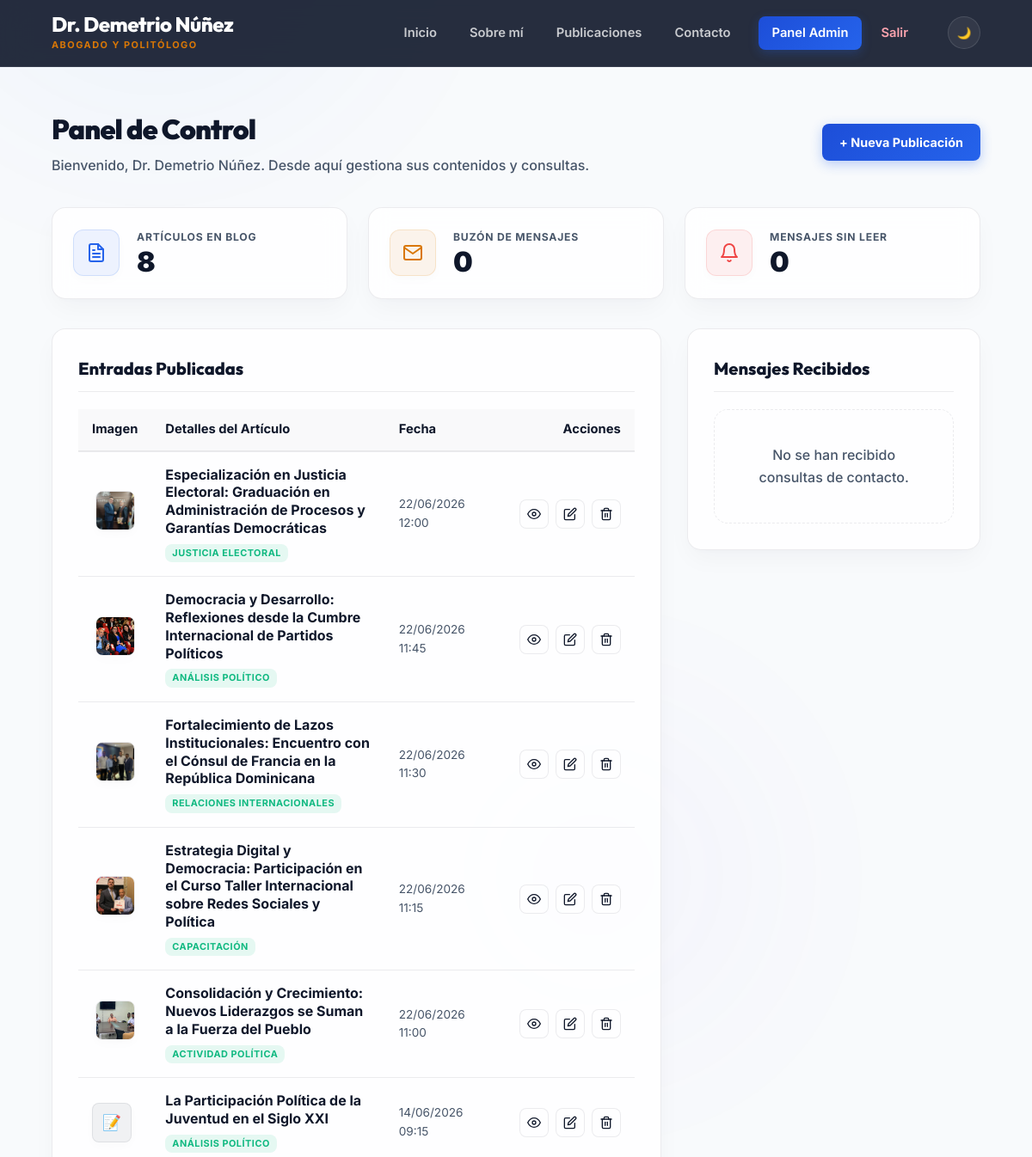
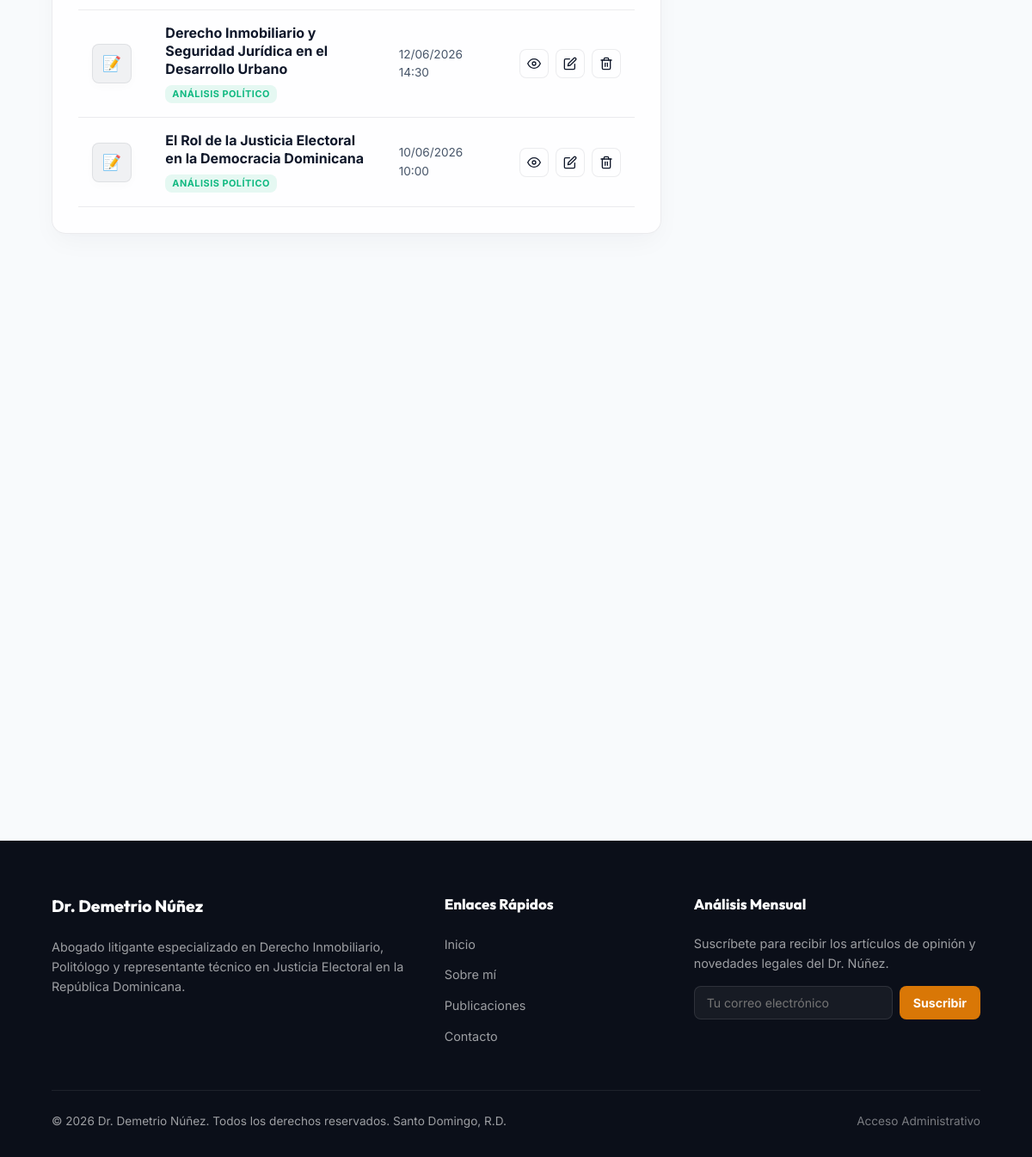
The app's page /index.php?url=admin/dashboard (signed in) with its own data (2 pictures, top to bottom).
### tables this page shows
CREATE TABLE IF NOT EXISTS `posts` (
  `id` INT AUTO_INCREMENT PRIMARY KEY,
  `title` VARCHAR(255) NOT NULL,
  `slug` VARCHAR(255) NOT NULL UNIQUE,
  `content` TEXT NOT NULL,
  `image` VARCHAR(255) DEFAULT NULL,
  `category` VARCHAR(100) NOT NULL DEFAULT 'Análisis Político',
  `created_at` TIMESTAMP DEFAULT CURRENT_TIMESTAMP,
  `updated_at` TIMESTAMP DEFAULT CURRENT_TIMESTAMP ON UPDATE CURRENT_TIMESTAMP
);

### core/Controller.php (called while the page is built, shortened)
<?php
class Controller {
    public function view($view, $data = []) {
        require_once '../app/views/layout.php';
    }
    public function model($model) {
        return new $model();
    }
}
?>

### app/controllers/AdminController.php (called while the page is built, shortened)
<?php
class AdminController extends Controller {
    public function dashboard() {
        $postModel = $this->model('Post');
        $posts = $postModel->getAll();
        $messageModel = $this->model('Message');
        $messages = $messageModel->getAll();
        $settingModel = $this->model('Setting');
        $settings = $settingModel->getAll();
        $this->view('admin/dashboard', [
            'posts' => $posts,
            'messages' => $messages,
            'settings' => $settings,
            'success' => $_GET['success'] ?? null,
            'error' => $_GET['error'] ?? null
        ]);
    }
}
?>

### core/App.php (called while the page is built, shortened)
<?php
class App {
    protected $method = 'index';
    public function __construct() {
        $url = $this->parseUrl();
        if (isset($url[0]) && !empty($url[0])) {
            $controllerName = ucfirst($url[0]) . 'Controller';
            if (file_exists('../app/controllers/' . $controllerName . '.php')) {
                unset($url[0]);
            } else {
                header("HTTP/1.0 404 Not Found");
                echo "<h1 style='font-family:sans-serif;text-align:center;margin-top:50px;'>Error 404: Página no encontrada</h1>";
                die();
            }
        }
        $this->controller = new $this->controller;
        if (isset($url[1]) && !empty($url[1])) {
            if (method_exists($this->controller, $url[1])) {
                $this->method = $url[1];
                unset($url[1]);
            } else {
                header("HTTP/1.0 404 Not Found");
                echo "<h1 style='font-family:sans-serif;text-align:center;margin-top:50px;'>Error 404: Acción no encontrada</h1>";
                die();
            }
        }
        $this->params = $url ? array_values($url) : [];
        call_user_func_array([$this->controller, $this->method], $this->params);
    }
    private function parseUrl() {
        if (isset($_GET['url']) && !empty($_GET['url'])) {
            return explode('/', filter_var(rtrim($_GET['url'], '/'), FILTER_SANITIZE_URL));
        }
        return [];
    }
}
?>

### public/index.php (called while the page is built)
<?php
require_once '../app/init.php';
$app = new App();
?>

### app/init.php (called while the page is built, shortened)
<?php
function getDbConnection() {
    try {
        $dsn = "mysql:host=" . DB_HOST . ";dbname=" . DB_NAME . ";charset=utf8mb4";
        $pdo = new PDO($dsn, DB_USER, DB_PASS);
        $pdo->setAttribute(PDO::ATTR_ERRMODE, PDO::ERRMODE_EXCEPTION);
        try {
            $stmt = $pdo->query("SHOW COLUMNS FROM `posts` LIKE 'category'");
        } catch (PDOException $ex) {
        }
        try {
            $pdo->exec("CREATE TABLE IF NOT EXISTS `settings` (
                `key` VARCHAR(50) PRIMARY KEY,
                `value` TEXT DEFAULT NULL
            ) ENGINE=InnoDB DEFAULT CHARSET=utf8mb4");
            $stmt = $pdo->query("SELECT COUNT(*) FROM `settings`");
            if ($stmt->fetchColumn() == 0) {
                $pdo->exec("INSERT INTO `settings` (`key`, `value`) VALUES
                    ('social_facebook', 'https://facebook.com'),
                    ('social_twitter', 'https://twitter.com'),
                    ('social_instagram', 'https://instagram.com'),
                    ('social_linkedin', 'https://linkedin.com')");
            }
        } catch (PDOException $ex) {
        }
        return $pdo;
    } catch (PDOException $e) {
        try {
            $dsnWithoutDb = "mysql:host=" . DB_HOST . ";charset=utf8mb4";
            $pdoInit = new PDO($dsnWithoutDb, DB_USER, DB_PASS);
            $pdoInit->setAttribute(PDO::ATTR_ERRMODE, PDO::ERRMODE_EXCEPTION);
            $sqlFile = ROOT_DIR . '/app/database.sql';
            if (file_exists($sqlFile)) {
                $sqlContent = file_get_contents($sqlFile);
                $pdoInit->exec($sqlContent);
                $dsnWithDb = "mysql:host=" . DB_HOST . ";dbname=" . DB_NAME . ";charset=utf8mb4";
                $pdo = new PDO($dsnWithDb, DB_USER, DB_PASS);
                $pdo->setAttribute(PDO::ATTR_ERRMODE, PDO::ERRMODE_EXCEPTION);
                return $pdo;
            } else {
                die("Error: El archivo de base de datos 'database.sql' no se encuentra en: " . $sqlFile);
            }
        } catch (PDOException $ex) {
            die("Error crítico de auto-instalación de base de datos: " . $ex->getMessage());
        }
    }
}
spl_autoload_register(function ($class) {
    $paths = [
        ROOT_DIR . '/core/',
        ROOT_DIR . '/app/controllers/',
        ROOT_DIR . '/app/models/',
    ];
    foreach ($paths as $path) {
        $file = $path . $class . '.php';
        if (file_exists($file)) {
            return;
        }
    }
});
?>

### app/models/Database.php (called while the page is built)
<?php
class Database {
    private static $connection = null;
    public static function getConnection() {
        if (self::$connection === null) {
            self::$connection = getDbConnection();
        }
        return self::$connection;
    }
}
?>

### app/models/Post.php (called while the page is built, shortened)
<?php
class Post {
    private $db;
    public function __construct() {
        $this->db = Database::getConnection();
    }
    public function getAll() {
        $query = 'SELECT * FROM posts ORDER BY created_at DESC';
        $stmt = $this->db->prepare($query);
        $stmt->execute();
        return $stmt->fetchAll(PDO::FETCH_ASSOC);
    }
}
?>

### app/models/Message.php (called while the page is built, shortened)
<?php
class Message {
    private $db;
    public function __construct() {
        $this->db = Database::getConnection();
    }
    public function getAll() {
        $query = 'SELECT * FROM messages ORDER BY created_at DESC';
        $stmt = $this->db->prepare($query);
        $stmt->execute();
        return $stmt->fetchAll(PDO::FETCH_ASSOC);
    }
}
?>

### app/views/admin/dashboard.php (the view, shortened to what this page needs)
<?php
$unreadCount = 0;
?>
<div class="admin-header">
    <div>
        <h2 style="font-size: 2rem; font-weight: 900; letter-spacing: -0.8px;">Panel de Control</h2>
        <p style="color: var(--text-muted); margin-top: 4px; font-weight: 500;">Bienvenido, Dr. Demetrio Núñez. Desde aquí gestiona sus contenidos y consultas.</p>
    </div>
    <a href="<?= BASE_URL ?>index.php?url=post/create" class="btn btn-primary" style="font-size:0.9rem; padding: 10px 20px; font-weight:700;">
        + Nueva Publicación
    </a>
</div>
<div class="admin-stats-grid">
    <div class="admin-stat-card animate-on-scroll delay-1">
        <div class="admin-stat-icon blue">
        </div>
        <div class="admin-stat-info">
            <span class="admin-stat-title">Artículos en Blog</span>
            <span class="admin-stat-val"><?= count($posts) ?></span>
        </div>
    </div>
    <div class="admin-stat-card animate-on-scroll delay-2">
        <div class="admin-stat-icon gold">
            <svg viewBox="0 0 24 24" fill="none" stroke="currentColor" stroke-width="2" stroke-linecap="round" stroke-linejoin="round" style="width: 24px; height: 24px;"><path d="M4 4h16c1.1 0 2 .9 2 2v12c0 1.1-.9 2-2 2H4c-1.1 0-2-.9-2-2V6c0-1.1.9-2 2-2z"></path><polyline points="22,6 12,13 2,6"></polyline></svg>
        </div>
        <div class="admin-stat-info">
            <span class="admin-stat-title">Buzón de Mensajes</span>
            <span class="admin-stat-val"><?= count($messages) ?></span>
        </div>
    </div>
    <div class="admin-stat-card animate-on-scroll delay-3">
        <div class="admin-stat-icon warning">
            <svg viewBox="0 0 24 24" fill="none" stroke="currentColor" stroke-width="2" stroke-linecap="round" stroke-linejoin="round" style="width: 24px; height: 24px;"><path d="M18 8A6 6 0 0 0 6 8c0 7-3 9-3 9h18s-3-2-3-9"></path><path d="M13.73 21a2 2 0 0 1-3.46 0"></path></svg>
        </div>
        <div class="admin-stat-info">
            <span class="admin-stat-title">Mensajes Sin Leer</span>
            <span class="admin-stat-val"><?= $unreadCount ?></span>
        </div>
    </div>
</div>
<div class="admin-cols-grid">
    <div class="admin-section animate-on-scroll" style="width: 100%;">
        <h3 style="font-weight:800; font-size: 1.25rem;">Entradas Publicadas</h3>
        <div class="table-responsive" style="margin-top: 15px;">
            <table>
                <thead>
                    <tr>
                        <th style="width: 70px; text-align: center;">Imagen</th>
                        <th>Detalles del Artículo</th>
                        <th style="width: 140px;">Fecha</th>
                        <th style="width: 140px; text-align: right;">Acciones</th>
                    </tr>
                </thead>
                <tbody>
                    <?php if (!empty($posts)): ?>
                        <?php foreach ($posts as $post): ?>
                            <?php
                            $cat = $post['category'] ?? 'Análisis Político';
                            $badgeStyle = "badge-success";
                            if ($cat === 'Derecho Inmobiliario') $badgeStyle = "badge-warning";
                            elseif ($cat === 'Justicia Electoral') $badgeStyle = "badge-success";
                            ?>
                            <tr style="transition: var(--transition);">
                                <td style="text-align: center; vertical-align: middle;">
                                    <?php if (!empty($post['image'])): ?>
                                        <img src="<?= BASE_URL ?>uploads/<?= htmlspecialchars($post['image']) ?>" alt="Miniatura" class="post-miniature">
                                    <?php else: ?>
                                        <div class="post-miniature" style="background: rgba(30,41,59,0.06); display:flex; align-items:center; justify-content:center; font-size: 1.1rem;">📝</div>
                                    <?php endif; ?>
                                </td>
                                <td>
                                    <strong style="font-size: 1rem; color: var(--text-main); display: block; line-height: 1.3; margin-bottom: 6px;"><?= htmlspecialchars($post['title']) ?></strong>
                                    <span class="badge <?= $badgeStyle ?>" style="font-size: 0.68rem; padding: 2px 8px; letter-spacing: 0.5px;"><?= htmlspecialchars($cat) ?></span>
                                </td>
                                <td style="font-size: 0.85rem; vertical-align: middle;"><?= date('d/m/Y H:i', strtotime($post['created_at'])) ?></td>
                                <td style="vertical-align: middle; text-align: right;">
                                    <div class="table-actions" style="justify-content: flex-end;">
                                        <a href="<?= BASE_URL ?>index.php?url=post/show/<?= $post['slug'] ?>" class="btn-action-icon" target="_blank" title="Ver Artículo">
                                            <svg viewBox="0 0 24 24" fill="none" stroke="currentColor" stroke-width="2" stroke-linecap="round" stroke-linejoin="round" width="16" height="16"><path d="M1 12s4-8 11-8 11 8 11 8-4 8-11 8-11-8-11-8z"></path><circle cx="12" cy="12" r="3"></circle></svg>
                                        </a>
                                        <a href="<?= BASE_URL ?>index.php?url=post/edit/<?= $post['id'] ?>" class="btn-action-icon edit" title="Editar Artículo">
                                            <svg viewBox="0 0 24 24" fill="none" stroke="currentColor" stroke-width="2" stroke-linecap="round" stroke-linejoin="round" width="16" height="16"><path d="M11 4H4a2 2 0 0 0-2 2v14a2 2 0 0 0 2 2h14a2 2 0 0 0 2-2v-7"></path><path d="M18.5 2.5a2.121 2.121 0 0 1 3 3L12 15l-4 1 1-4 9.5-9.5z"></path></svg>
                                        </a>
                                        <a href="<?= BASE_URL ?>index.php?url=post/delete/<?= $post['id'] ?>" class="btn-action-icon danger" onclick="return confirm('¿Estás seguro de que deseas eliminar esta publicación?');" title="Eliminar Artículo">
                                        </a>
                                    </div>
                                </td>
                            </tr>
                        <?php endforeach; ?>
                    <?php else: ?>
                        <tr>
                            <td colspan="4" style="text-align: center; color: var(--text-muted); padding: 40px; font-weight: 500;">No hay publicaciones en el blog. Comience creando una nueva.</td>
                        </tr>
                    <?php endif; ?>
                </tbody>
            </table>
        </div>
    </div>
    <div class="admin-section animate-on-scroll" style="width: 100%;">
        <h3 style="font-weight:800; font-size: 1.25rem;">Mensajes Recibidos</h3>
        <div class="admin-msg-list" style="margin-top: 15px;">
            <?php if (!empty($messages)): ?>
                <?php foreach ($messages as $msg): ?>
                    <?php $isUnread = ($msg['is_read'] == 0); ?>
                    <div class="admin-msg-bubble <?= $isUnread ? 'unread' : '' ?>">
                        <div class="admin-msg-header">
                            <div>
                                <span class="admin-msg-sender"><?= htmlspecialchars($msg['name']) ?></span>
                                <span class="admin-msg-email"><?= htmlspecialchars($msg['email']) ?></span>
                            </div>
                            <span class="admin-msg-date"><?= date('d/m/Y H:i', strtotime($msg['created_at'])) ?></span>
                        </div>
                        <div class="admin-msg-subject">
                            <?php if ($isUnread): ?>
                                <span class="admin-msg-unread-dot"></span>
                            <?php endif; ?>
                            <?= htmlspecialchars($msg['subject']) ?>
                        </div>
                        <div class="admin-msg-body"><?= nl2br(htmlspecialchars($msg['message'])) ?></div>
                        <?php if ($isUnread): ?>
                            <div class="admin-msg-actions">
                                <a href="<?= BASE_URL ?>index.php?url=admin/markMessageRead/<?= $msg['id'] ?>" class="btn btn-primary btn-sm" style="font-size: 0.75rem; padding: 6px 12px; border-radius: 6px;">
                                    <svg viewBox="0 0 24 24" fill="none" stroke="currentColor" stroke-width="2.5" stroke-linecap="round" stroke-linejoin="round" width="12" height="12" style="margin-right: 4px;"><polyline points="20 6 9 17 4 12"></polyline></svg>
                                    Marcar Leído
                                </a>
                            </div>
                        <?php else: ?>
                            <div class="admin-msg-actions" style="justify-content: flex-end; opacity: 0.6;">
                                <span style="font-size: 0.78rem; font-weight: 700; color: var(--success-color); display: flex; align-items: center; gap: 4px;">
                                    ✓ Mensaje Atendido
                                </span>
                            </div>
                        <?php endif; ?>
                    </div>
                <?php endforeach; ?>
            <?php else: ?>
                <div style="text-align: center; color: var(--text-muted); padding: 40px; border: 1px dashed var(--border-color); border-radius: var(--radius-md); font-weight: 500;">
                    No se han recibido consultas de contacto.
                </div>
            <?php endif; ?>
        </div>
    </div>
</div>

### records on screen
posts: image (picture), title "Especialización en Justicia Electoral: Graduación en Administración de Procesos y Garantías Democráticas", category "JUSTICIA ELECTORAL", created_at "22/06/2026 12:00"
posts: image (picture), title "Democracia y Desarrollo: Reflexiones desde la Cumbre Internacional de Partidos Políticos", category "ANÁLISIS POLÍTICO", created_at "22/06/2026 11:45"
posts: image (picture), title "Fortalecimiento de Lazos Institucionales: Encuentro con el Cónsul de Francia en la República Dominicana", category "RELACIONES INTERNACIONALES", created_at "22/06/2026 11:30"
posts: image (picture), title "Estrategia Digital y Democracia: Participación en el Curso Taller Internacional sobre Redes Sociales y Política", category "CAPACITACIÓN", created_at "22/06/2026 11:15"
posts: image (picture), title "Consolidación y Crecimiento: Nuevos Liderazgos se Suman a la Fuerza del Pueblo", category "ACTIVIDAD POLÍTICA", created_at "22/06/2026 11:00"
posts: title "La Participación Política de la Juventud en el Siglo XXI", category "ANÁLISIS POLÍTICO", created_at "14/06/2026 09:15"
posts: title "Derecho Inmobiliario y Seguridad Jurídica en el Desarrollo Urbano", category "ANÁLISIS POLÍTICO", created_at "12/06/2026 14:30"
posts: title "El Rol de la Justicia Electoral en la Democracia Dominicana", category "ANÁLISIS POLÍTICO", created_at "10/06/2026 10:00"

### other values on screen
count($posts) "8"
count($messages) "0"
$unreadCount "0"
